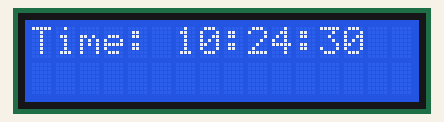
Simulated run of this program. Board: Raspberry Pi (BCM pin numbers). Parts: 16×2 character LCD. The clock reads 2024-03-15 10:24:30 at power-on unless the program sets it.

Above: at 0.1 s.
At 5.1 s:
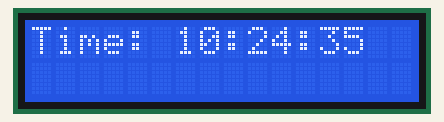
At 10.1 s:
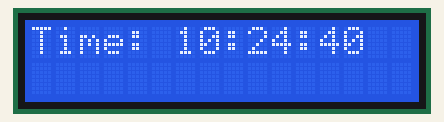
At 20.1 s:
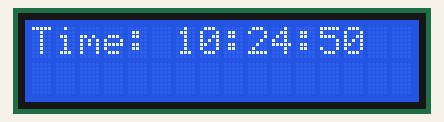
At 29.1 s:
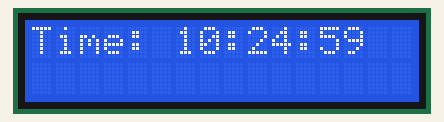
At 39.1 s:
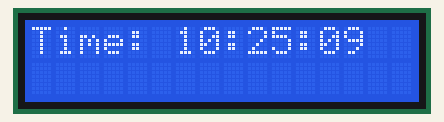

Measured:
- what the display in image 0 shows lasts 1.0 s, from 0.0 s to 1.0 s

The program:

timedisplay.py
```python
#File for displaying time on LCD screen
import time
import board
import digitalio
import adafruit_character_lcd.character_lcd as characterlcd

#Rpi pin setup
lcd_rs = digitalio.DigitalInOut(board.D25)
lcd_en = digitalio.DigitalInOut(board.D24)
lcd_d4 = digitalio.DigitalInOut(board.D23)
lcd_d5 = digitalio.DigitalInOut(board.D18)
lcd_d6 = digitalio.DigitalInOut(board.D15)
lcd_d7 = digitalio.DigitalInOut(board.D14)
#lcd_backlight = digitalio.DigitalInOut(board.D11)

#Define LCD column and row size
lcd_columns = 16
lcd_rows = 2

lcd = characterlcd.Character_LCD_Mono(lcd_rs, lcd_en, lcd_d4, lcd_d5, lcd_d6, lcd_d7, lcd_columns, lcd_rows)

while True:
	lcd.message = ("Time: %s" %time.strftime("%H:%M:%S"))
#	lcd.cursor_pos = (1,0)
#	lcd.message = ("Date: %s" %time.strftime("%m/%d/%Y"))
#	lcd.message = "Time = {0:0.1f}\nDate = {1:0.1f}%".format(time.strftime("%H:%M:%S"),time.strftime("%m/%d/%Y"))
time.sleep(10.0)
lcd.clear()
```
